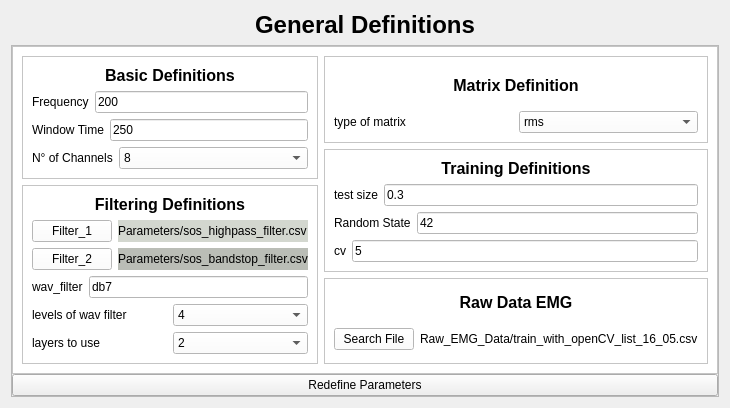
        <widget class="QWidget" name="def_pg">
         <layout class="QVBoxLayout" name="verticalLayout_4">
          <item>
           <widget class="QLabel" name="label_2">
            <property name="text">
             <string>&lt;html&gt;&lt;head/&gt;&lt;body&gt;&lt;p align=&quot;center&quot;&gt;&lt;span style=&quot; font-size:18pt; font-weight:600;&quot;&gt;General Definitions&lt;/span&gt;&lt;/p&gt;&lt;/body&gt;&lt;/html&gt;</string>
            </property>
           </widget>
          </item>
          <item>
           <widget class="QFrame" name="frame_4">
            <property name="frameShape">
             <enum>QFrame::StyledPanel</enum>
            </property>
            <property name="frameShadow">
             <enum>QFrame::Raised</enum>
            </property>
            <layout class="QVBoxLayout" name="verticalLayout_3">
             <property name="spacing">
              <number>0</number>
             </property>
             <property name="leftMargin">
              <number>0</number>
             </property>
             <property name="topMargin">
              <number>0</number>
             </property>
             <property name="rightMargin">
              <number>0</number>
             </property>
             <property name="bottomMargin">
              <number>0</number>
             </property>
             <item>
              <widget class="QFrame" name="frame_5">
               <property name="sizePolicy">
                <sizepolicy hsizetype="Preferred" vsizetype="Expanding">
                 <horstretch>0</horstretch>
                 <verstretch>0</verstretch>
                </sizepolicy>
               </property>
               <property name="styleSheet">
                <string notr="true">background-color: rgb(255, 255, 255);</string>
               </property>
               <property name="frameShape">
                <enum>QFrame::StyledPanel</enum>
               </property>
               <property name="frameShadow">
                <enum>QFrame::Raised</enum>
               </property>
               <layout class="QHBoxLayout" name="horizontalLayout_17">
                <item>
                 <layout class="QVBoxLayout" name="verticalLayout_11">
                  <item>
                   <widget class="QFrame" name="frame_6">
                    <property name="frameShape">
                     <enum>QFrame::StyledPanel</enum>
                    </property>
                    <property name="frameShadow">
                     <enum>QFrame::Raised</enum>
                    </property>
                    <layout class="QVBoxLayout" name="verticalLayout_5">
                     <item>
                      <widget class="QLabel" name="label_17">
                       <property name="text">
                        <string>&lt;html&gt;&lt;head/&gt;&lt;body&gt;&lt;p align=&quot;center&quot;&gt;&lt;span style=&quot; font-size:12pt; font-weight:600;&quot;&gt;Basic Definitions&lt;/span&gt;&lt;/p&gt;&lt;/body&gt;&lt;/html&gt;</string>
                       </property>
                      </widget>
                     </item>
                     <item>
                      <layout class="QHBoxLayout" name="horizontalLayout_3">
                       <item>
                        <widget class="QLabel" name="label_3">
                         <property name="text">
                          <string>Frequency</string>
                         </property>
                        </widget>
                       </item>
                       <item>
                        <widget class="QLineEdit" name="frequency">
                         <property name="sizePolicy">
                          <sizepolicy hsizetype="Expanding" vsizetype="Fixed">
                           <horstretch>0</horstretch>
                           <verstretch>0</verstretch>
                          </sizepolicy>
                         </property>
                         <property name="text">
                          <string>200</string>
                         </property>
                         <property name="placeholderText">
                          <string>200</string>
                         </property>
                        </widget>
                       </item>
                      </layout>
                     </item>
                     <item>
                      <layout class="QHBoxLayout" name="horizontalLayout_4">
                       <item>
                        <widget class="QLabel" name="label_4">
                         <property name="text">
                          <string>Window Time</string>
                         </property>
                        </widget>
                       </item>
                       <item>
                        <widget class="QLineEdit" name="window_time">
                         <property name="sizePolicy">
                          <sizepolicy hsizetype="Expanding" vsizetype="Fixed">
                           <horstretch>0</horstretch>
                           <verstretch>0</verstretch>
                          </sizepolicy>
                         </property>
                         <property name="text">
                          <string>250</string>
                         </property>
                         <property name="placeholderText">
                          <string>250</string>
                         </property>
                        </widget>
                       </item>
                      </layout>
                     </item>
                     <item>
                      <layout class="QHBoxLayout" name="horizontalLayout_5">
                       <item>
                        <widget class="QLabel" name="label_5">
                         <property name="text">
                          <string>N° of Channels</string>
                         </property>
                        </widget>
                       </item>
                       <item>
                        <widget class="QComboBox" name="n_of_channels">
                         <property name="sizePolicy">
                          <sizepolicy hsizetype="Expanding" vsizetype="Fixed">
                           <horstretch>0</horstretch>
                           <verstretch>0</verstretch>
                          </sizepolicy>
                         </property>
                         <item>
                          <property name="text">
                           <string>8</string>
                          </property>
                         </item>
                         <item>
                          <property name="text">
                           <string>1</string>
                          </property>
                         </item>
                         <item>
                          <property name="text">
                           <string>2</string>
                          </property>
                         </item>
                         <item>
                          <property name="text">
                           <string>3</string>
                          </property>
                         </item>
                         <item>
                          <property name="text">
                           <string>4</string>
                          </property>
                         </item>
                         <item>
                          <property name="text">
                           <string>5</string>
                          </property>
                         </item>
                         <item>
                          <property name="text">
                           <string>6</string>
                          </property>
                         </item>
                         <item>
                          <property name="text">
                           <string>7</string>
                          </property>
                         </item>
                        </widget>
                       </item>
                      </layout>
                     </item>
                    </layout>
                   </widget>
                  </item>
                  <item>
                   <widget class="QFrame" name="frame_7">
                    <property name="frameShape">
                     <enum>QFrame::StyledPanel</enum>
                    </property>
                    <property name="frameShadow">
                     <enum>QFrame::Raised</enum>
                    </property>
                    <layout class="QVBoxLayout" name="verticalLayout_6">
                     <item>
                      <widget class="QLabel" name="label_16">
                       <property name="text">
                        <string>&lt;html&gt;&lt;head/&gt;&lt;body&gt;&lt;p align=&quot;center&quot;&gt;&lt;span style=&quot; font-size:12pt; font-weight:600;&quot;&gt;Filtering Definitions&lt;/span&gt;&lt;/p&gt;&lt;/body&gt;&lt;/html&gt;</string>
                       </property>
                      </widget>
                     </item>
                     <item>
                      <layout class="QHBoxLayout" name="horizontalLayout_6">
                       <item>
                        <widget class="QPushButton" name="filter_1_btn">
                         <property name="sizePolicy">
                          <sizepolicy hsizetype="Fixed" vsizetype="Fixed">
                           <horstretch>0</horstretch>
                           <verstretch>0</verstretch>
                          </sizepolicy>
                         </property>
                         <property name="text">
                          <string>Filter_1</string>
                         </property>
                        </widget>
                       </item>
                       <item>
                        <widget class="QLabel" name="filter_1_path">
                         <property name="sizePolicy">
                          <sizepolicy hsizetype="Preferred" vsizetype="Preferred">
                           <horstretch>0</horstretch>
                           <verstretch>0</verstretch>
                          </sizepolicy>
                         </property>
                         <property name="styleSheet">
                          <string notr="true">background-color: rgb(211, 215, 207);</string>
                         </property>
                         <property name="text">
                          <string>Parameters/sos_highpass_filter.csv</string>
                         </property>
                        </widget>
                       </item>
                      </layout>
                     </item>
                     <item>
                      <layout class="QHBoxLayout" name="horizontalLayout_7">
                       <item>
                        <widget class="QPushButton" name="filter_2_btn">
                         <property name="sizePolicy">
                          <sizepolicy hsizetype="Fixed" vsizetype="Fixed">
                           <horstretch>0</horstretch>
                           <verstretch>0</verstretch>
                          </sizepolicy>
                         </property>
                         <property name="text">
                          <string>Filter_2</string>
                         </property>
                        </widget>
                       </item>
                       <item>
                        <widget class="QLabel" name="filter_2_path">
                         <property name="styleSheet">
                          <string notr="true">background-color: rgb(186, 189, 182);</string>
                         </property>
                         <property name="text">
                          <string>Parameters/sos_bandstop_filter.csv</string>
                         </property>
                        </widget>
                       </item>
                      </layout>
                     </item>
                     <item>
                      <layout class="QHBoxLayout" name="horizontalLayout_8">
                       <item>
                        <widget class="QLabel" name="label_8">
                         <property name="text">
                          <string>wav_filter</string>
                         </property>
                        </widget>
                       </item>
                       <item>
                        <widget class="QLineEdit" name="wav_filter">
                         <property name="text">
                          <string>db7</string>
                         </property>
                         <property name="placeholderText">
                          <string>db7</string>
                         </property>
                        </widget>
                       </item>
                      </layout>
                     </item>
                     <item>
                      <layout class="QHBoxLayout" name="horizontalLayout_9">
                       <item>
                        <widget class="QLabel" name="label_10">
                         <property name="text">
                          <string>levels of wav filter</string>
                         </property>
                        </widget>
                       </item>
                       <item>
                        <widget class="QComboBox" name="levels_of_wav_filter">
                         <item>
                          <property name="text">
                           <string>4</string>
                          </property>
                         </item>
                         <item>
                          <property name="text">
                           <string>2</string>
                          </property>
                         </item>
                         <item>
                          <property name="text">
                           <string>1</string>
                          </property>
                         </item>
                         <item>
                          <property name="text">
                           <string>3</string>
                          </property>
                         </item>
                        </widget>
                       </item>
                      </layout>
                     </item>
                     <item>
                      <layout class="QHBoxLayout" name="horizontalLayout_10">
                       <item>
                        <widget class="QLabel" name="label_11">
                         <property name="text">
                          <string>layers to use</string>
                         </property>
                        </widget>
                       </item>
                       <item>
                        <widget class="QComboBox" name="layers_to_use">
                         <item>
                          <property name="text">
                           <string>2</string>
                          </property>
                         </item>
                         <item>
                          <property name="text">
                           <string>4</string>
                          </property>
                         </item>
                         <item>
                          <property name="text">
                           <string>1</string>
                          </property>
                         </item>
                         <item>
                          <property name="text">
                           <string>3</string>
                          </property>
                         </item>
                        </widget>
                       </item>
                      </layout>
                     </item>
                    </layout>
                   </widget>
                  </item>
                 </layout>
                </item>
                <item>
                 <layout class="QVBoxLayout" name="verticalLayout_12">
                  <item>
                   <widget class="QFrame" name="frame_8">
                    <property name="frameShape">
                     <enum>QFrame::StyledPanel</enum>
                    </property>
                    <property name="frameShadow">
                     <enum>QFrame::Raised</enum>
                    </property>
                    <layout class="QVBoxLayout" name="verticalLayout_7">
                     <item>
                      <widget class="QLabel" name="label_18">
                       <property name="text">
                        <string>&lt;html&gt;&lt;head/&gt;&lt;body&gt;&lt;p align=&quot;center&quot;&gt;&lt;span style=&quot; font-size:12pt; font-weight:600;&quot;&gt;Matrix Definition&lt;/span&gt;&lt;/p&gt;&lt;/body&gt;&lt;/html&gt;</string>
                       </property>
                      </widget>
                     </item>
                     <item>
                      <layout class="QHBoxLayout" name="horizontalLayout_11">
                       <item>
                        <widget class="QLabel" name="label_12">
                         <property name="text">
                          <string>type of matrix</string>
                         </property>
                        </widget>
                       </item>
                       <item>
                        <widget class="QComboBox" name="type_of_matrix">
                         <item>
                          <property name="text">
                           <string>rms</string>
                          </property>
                         </item>
                         <item>
                          <property name="text">
                           <string>mav</string>
                          </property>
                         </item>
                        </widget>
                       </item>
                      </layout>
                     </item>
                    </layout>
                   </widget>
                  </item>
                  <item>
                   <widget class="QFrame" name="frame_9">
                    <property name="frameShape">
                     <enum>QFrame::StyledPanel</enum>
                    </property>
                    <property name="frameShadow">
                     <enum>QFrame::Raised</enum>
                    </property>
                    <layout class="QVBoxLayout" name="verticalLayout_8">
                     <item>
                      <widget class="QLabel" name="label_19">
                       <property name="text">
                        <string>&lt;html&gt;&lt;head/&gt;&lt;body&gt;&lt;p align=&quot;center&quot;&gt;&lt;span style=&quot; font-size:12pt; font-weight:600;&quot;&gt;Training Definitions&lt;/span&gt;&lt;/p&gt;&lt;/body&gt;&lt;/html&gt;</string>
                       </property>
                      </widget>
                     </item>
                     <item>
                      <layout class="QHBoxLayout" name="horizontalLayout_12">
                       <item>
                        <widget class="QLabel" name="label_9">
                         <property name="text">
                          <string>test size</string>
                         </property>
                        </widget>
                       </item>
                       <item>
                        <widget class="QLineEdit" name="test_size">
                         <property name="text">
                          <string>0.3</string>
                         </property>
                         <property name="placeholderText">
                          <string>0.3</string>
                         </property>
                        </widget>
                       </item>
                      </layout>
                     </item>
                     <item>
                      <layout class="QHBoxLayout" name="horizontalLayout_13">
                       <item>
                        <widget class="QLabel" name="label_13">
                         <property name="text">
                          <string>Random State</string>
                         </property>
                        </widget>
                       </item>
                       <item>
                        <widget class="QLineEdit" name="random_state">
                         <property name="text">
                          <string>42</string>
                         </property>
                         <property name="placeholderText">
                          <string>42</string>
                         </property>
                        </widget>
                       </item>
                      </layout>
                     </item>
                     <item>
                      <layout class="QHBoxLayout" name="horizontalLayout_14">
                       <item>
                        <widget class="QLabel" name="label_14">
                         <property name="text">
                          <string>cv</string>
                         </property>
                        </widget>
                       </item>
                       <item>
                        <widget class="QLineEdit" name="cv">
                         <property name="text">
                          <string>5</string>
                         </property>
                         <property name="placeholderText">
                          <string>5</string>
                         </property>
                        </widget>
                       </item>
                      </layout>
                     </item>
                    </layout>
                   </widget>
                  </item>
                  <item>
                   <widget class="QFrame" name="frame_10">
                    <property name="frameShape">
                     <enum>QFrame::StyledPanel</enum>
                    </property>
                    <property name="frameShadow">
                     <enum>QFrame::Raised</enum>
                    </property>
                    <layout class="QVBoxLayout" name="verticalLayout_9">
                     <item>
                      <widget class="QLabel" name="label_15">
                       <property name="text">
                        <string>&lt;html&gt;&lt;head/&gt;&lt;body&gt;&lt;p align=&quot;center&quot;&gt;&lt;span style=&quot; font-size:12pt; font-weight:600;&quot;&gt;Raw Data EMG&lt;/span&gt;&lt;/p&gt;&lt;/body&gt;&lt;/html&gt;</string>
                       </property>
                      </widget>
                     </item>
                     <item>
                      <layout class="QHBoxLayout" name="horizontalLayout_16">
                       <item>
                        <widget class="QPushButton" name="search_file_btn">
                         <property name="text">
                          <string>Search File</string>
                         </property>
                        </widget>
                       </item>
                       <item>
                        <widget class="QLabel" name="file_path_label">
                         <property name="text">
                          <string>Raw_EMG_Data/train_with_openCV_list_16_05.csv</string>
                         </property>
                        </widget>
                       </item>
                      </layout>
                     </item>
                    </layout>
                   </widget>
                  </item>
                 </layout>
                </item>
               </layout>
              </widget>
             </item>
             <item>
              <widget class="QPushButton" name="redefine_param_btn">
               <property name="text">
                <string>Redefine Parameters</string>
               </property>
              </widget>
             </item>
            </layout>
           </widget>
          </item>
         </layout>
        </widget>
